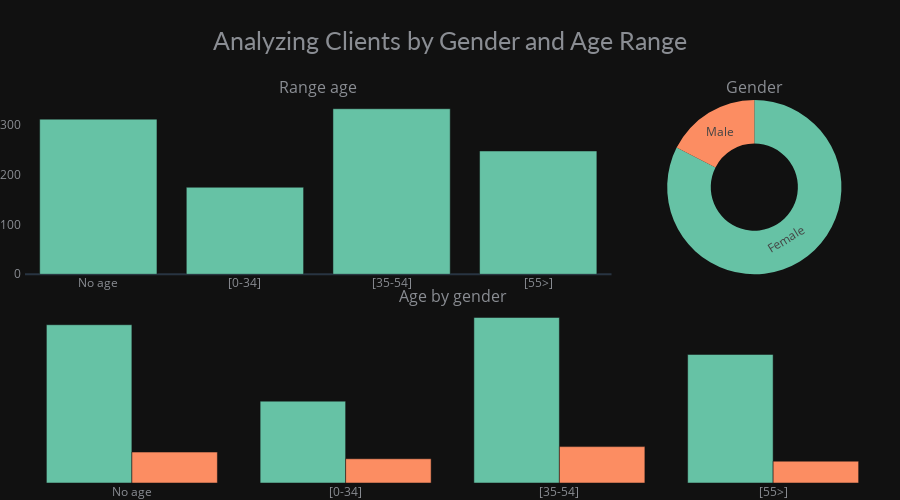

Notebook cell for this chart:
### Code cell
# Plot and embed in ipython notebook!
iplot(fig,show_link=True)

### Figure 1 — Plotly figure (JSON) as saved in the notebook; plotly's stock layout.template omitted (floating-point values rounded to 4 significant figures)
{"data": [{"marker": {"color": ["rgb(102,194,165)", "rgb(102,194,165)", "rgb(102,194,165)", "rgb(102,194,165)"]}, "name": "Age", "type": "bar", "x": ["No age", "[0-34]", "[35-54]", "[55>]"], "xaxis": "x", "y": [312, 175, 333, 248], "yaxis": "y"}, {"domain": {"x": [0.706, 1], "y": [0.545, 1]}, "hole": 0.5, "hoverinfo": "label+percent+value", "labels": ["Female", "Male"], "marker": {"colors": ["rgb(102,194,165)", "rgb(252,141,98)", "rgb(141,160,203)"]}, "textinfo": "label", "type": "pie", "values": [881, 187]}, {"marker": {"color": ["rgb(102,194,165)", "rgb(102,194,165)", "rgb(102,194,165)", "rgb(102,194,165)"]}, "name": "Female", "type": "bar", "x": ["No age", "[0-34]", "[35-54]", "[55>]"], "xaxis": "x2", "y": [261, 135, 273, 212], "yaxis": "y2"}, {"marker": {"color": ["rgb(252,141,98)", "rgb(252,141,98)", "rgb(252,141,98)", "rgb(252,141,98)"]}, "name": "Male", "type": "bar", "x": ["No age", "[0-34]", "[35-54]", "[55>]"], "xaxis": "x2", "y": [51, 40, 60, 36], "yaxis": "y2"}], "layout": {"annotations": [{"font": {"size": 16}, "showarrow": false, "text": "Range age", "x": 0.343, "xanchor": "center", "xref": "paper", "y": 1, "yanchor": "bottom", "yref": "paper"}, {"font": {"size": 16}, "showarrow": false, "text": "Gender", "x": 0.853, "xanchor": "center", "xref": "paper", "y": 1, "yanchor": "bottom", "yref": "paper"}, {"font": {"size": 16}, "showarrow": false, "text": "Age by gender", "x": 0.5, "xanchor": "center", "xref": "paper", "y": 0.455, "yanchor": "bottom", "yref": "paper"}], "bargap": 0.2, "font": {"color": "#8a8d93"}, "height": 500, "hoverlabel": {"bgcolor": "#f2f2f2", "font": {"family": "Lato, sans-serif", "size": 13}}, "margin": {"b": 0.04, "l": 20, "r": 20}, "showlegend": false, "title": {"font": {"color": "#8a8d93", "family": "Lato, sans-serif", "size": 25}, "text": "Analyzing Clients by Gender and Age Range", "x": 0.5}, "xaxis": {"anchor": "y", "domain": [0, 0.686], "tickmode": "linear"}, "xaxis2": {"anchor": "y2", "domain": [0, 1], "tickmode": "array"}, "yaxis": {"anchor": "x", "categoryorder": "total ascending", "domain": [0.545, 1], "showgrid": false, "ticksuffix": " "}, "yaxis2": {"anchor": "x2", "categoryorder": "total ascending", "domain": [0, 0.455], "visible": false}}}
